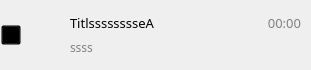
<?xml version="1.0" encoding="UTF-8"?>
<ui version="4.0">
 <class>ConversationItemWidget</class>
 <widget class="QWidget" name="ConversationItemWidget">
  <property name="geometry">
   <rect>
    <x>0</x>
    <y>0</y>
    <width>311</width>
    <height>70</height>
   </rect>
  </property>
  <property name="minimumSize">
   <size>
    <width>0</width>
    <height>70</height>
   </size>
  </property>
  <property name="maximumSize">
   <size>
    <width>16777215</width>
    <height>70</height>
   </size>
  </property>
  <property name="windowTitle">
   <string>ConversationItemWidget</string>
  </property>
  <layout class="QHBoxLayout" name="horizontalLayout_2">
   <property name="leftMargin">
    <number>0</number>
   </property>
   <property name="topMargin">
    <number>0</number>
   </property>
   <property name="rightMargin">
    <number>0</number>
   </property>
   <property name="bottomMargin">
    <number>0</number>
   </property>
   <item>
    <widget class="QFrame" name="frame">
     <property name="styleSheet">
      <string notr="true">QWidget
{
	font-family:&quot;微软雅黑&quot;;
	background-color: rgba(0, 0, 0, 0);
}

QFrame[sticktop=&quot;true&quot;]
{
	background-color:rgb(168, 206, 192);
}

#labelTime,#labelMsg
{
	
	color: gray;
}
#labelTitle
{
	margin-top:0px;
}
#labelMsg
{
	margin-top:0px;
}

#btnClose
{
	image: url(:/image/resource/删除列表会话.png);
}

#btnClose:hover
{
	
	image: url(:/image/resource/删除列表会话 hover.png);
}
#btnClose:disabled
{
	image:url(none);
}</string>
     </property>
     <property name="frameShape">
      <enum>QFrame::StyledPanel</enum>
     </property>
     <property name="frameShadow">
      <enum>QFrame::Raised</enum>
     </property>
     <layout class="QHBoxLayout" name="horizontalLayout_3">
      <property name="spacing">
       <number>0</number>
      </property>
      <property name="leftMargin">
       <number>0</number>
      </property>
      <property name="topMargin">
       <number>9</number>
      </property>
      <property name="rightMargin">
       <number>9</number>
      </property>
      <property name="bottomMargin">
       <number>9</number>
      </property>
      <item>
       <widget class="QToolButton" name="btnClose">
        <property name="enabled">
         <bool>false</bool>
        </property>
        <property name="sizePolicy">
         <sizepolicy hsizetype="Fixed" vsizetype="Fixed">
          <horstretch>0</horstretch>
          <verstretch>0</verstretch>
         </sizepolicy>
        </property>
        <property name="maximumSize">
         <size>
          <width>20</width>
          <height>20</height>
         </size>
        </property>
        <property name="text">
         <string/>
        </property>
       </widget>
      </item>
      <item>
       <widget class="QLabel" name="labelAvatar">
        <property name="minimumSize">
         <size>
          <width>40</width>
          <height>40</height>
         </size>
        </property>
        <property name="maximumSize">
         <size>
          <width>40</width>
          <height>40</height>
         </size>
        </property>
        <property name="text">
         <string/>
        </property>
        <property name="scaledContents">
         <bool>true</bool>
        </property>
       </widget>
      </item>
      <item>
       <layout class="QVBoxLayout" name="verticalLayout">
        <property name="spacing">
         <number>0</number>
        </property>
        <property name="leftMargin">
         <number>9</number>
        </property>
        <item>
         <widget class="QLabel" name="labelTitle">
          <property name="font">
           <font>
            <family>微软雅黑</family>
            <pointsize>10</pointsize>
           </font>
          </property>
          <property name="text">
           <string>TitlsssssssseA</string>
          </property>
         </widget>
        </item>
        <item>
         <widget class="QLabel" name="labelMsg">
          <property name="font">
           <font>
            <family>微软雅黑</family>
            <pointsize>9</pointsize>
            <underline>false</underline>
            <kerning>true</kerning>
           </font>
          </property>
          <property name="text">
           <string>ssss</string>
          </property>
          <property name="alignment">
           <set>Qt::AlignLeading|Qt::AlignLeft|Qt::AlignVCenter</set>
          </property>
         </widget>
        </item>
       </layout>
      </item>
      <item>
       <layout class="QVBoxLayout" name="verticalLayout_2">
        <property name="spacing">
         <number>0</number>
        </property>
        <item>
         <widget class="QLabel" name="labelTime">
          <property name="font">
           <font>
            <family>微软雅黑</family>
            <pointsize>10</pointsize>
           </font>
          </property>
          <property name="text">
           <string>00:00</string>
          </property>
          <property name="alignment">
           <set>Qt::AlignRight|Qt::AlignTrailing|Qt::AlignVCenter</set>
          </property>
         </widget>
        </item>
        <item>
         <layout class="QHBoxLayout" name="horizontalLayout">
          <item>
           <spacer name="horizontalSpacer">
            <property name="orientation">
             <enum>Qt::Horizontal</enum>
            </property>
            <property name="sizeHint" stdset="0">
             <size>
              <width>10</width>
              <height>24</height>
             </size>
            </property>
           </spacer>
          </item>
          <item>
           <widget class="QLabel" name="label">
            <property name="minimumSize">
             <size>
              <width>15</width>
              <height>15</height>
             </size>
            </property>
            <property name="maximumSize">
             <size>
              <width>15</width>
              <height>15</height>
             </size>
            </property>
            <property name="text">
             <string/>
            </property>
            <property name="pixmap">
             <pixmap resource="Resource.qrc">:/image/resource/屏蔽.png</pixmap>
            </property>
            <property name="scaledContents">
             <bool>true</bool>
            </property>
           </widget>
          </item>
         </layout>
        </item>
       </layout>
      </item>
     </layout>
    </widget>
   </item>
  </layout>
 </widget>
 <layoutdefault spacing="6" margin="11"/>
 <resources>
  <include location="Resource.qrc"/>
 </resources>
 <connections/>
</ui>
